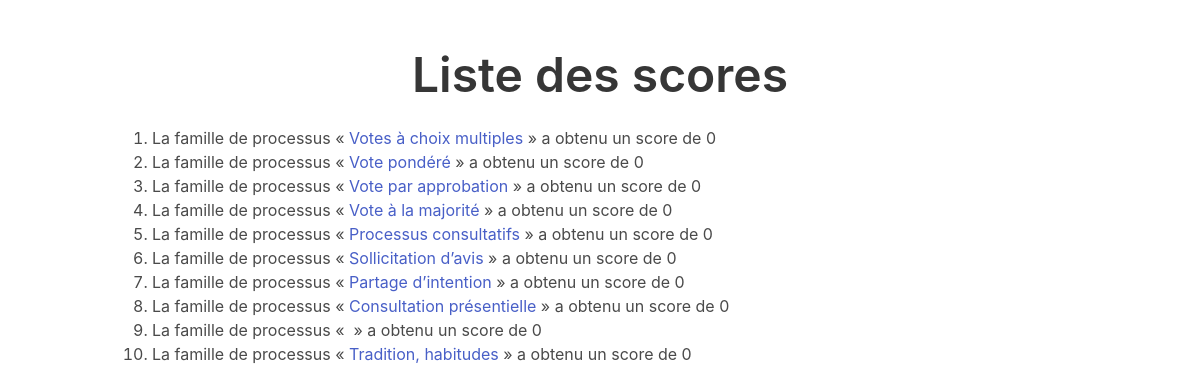
The page /recherche on the database its author committed.
### tables this page shows
CREATE TABLE familles (
    id INTEGER PRIMARY KEY AUTOINCREMENT,
    titre TEXT NOT NULL,
    description TEXT NOT NULL,
    -- textes :
    -- ce sont des textes contenant du HTML
    -- au format <ul><li>...</li></ul>
    -- car ce sont de simples listes
    avantages TEXT,
    adapte TEXT,
    inconvenients TEXT,
    points_cles TEXT,
    -- critères :
    -- ils sont au format de 14 caractères
    -- chaque caractère représente une case
    -- 0 = blanc
    -- 1 = vert pale
    -- 2 = vert foncé
    rapidite TEXT NOT NULL,
    enjeu TEXT NOT NULL,
    simplicite TEXT NOT NULL,
    taille_groupe TEXT NOT NULL,
    adhesion TEXT NOT NULL
);

### app.py (the view)
@app.route("/recherche")
def get_recherche():
    id_criteres = [i["id"] for i in criteres]
    criteres_voulus = {}
    for id_critere in id_criteres:
        if id_critere in request.args:
            criteres_voulus[id_critere] = request.args.get(id_critere)
    print(criteres_voulus)
    score_familles = {}
    for famille in retourne_toutes_les_familles():
        score = get_famille_score(famille, criteres_voulus)
        print(f"le score de la famille {famille['titre']} = {score}")
        score_familles[famille] = score
    debug_var(score_familles)
    famille_triees = []
    for famille, score in sorted(
        score_familles.items(), key=lambda x: x[1], reverse=True
    ):
        famille_triees.append((famille, score))
    return render_template(
        "recherche.html",
        famille_triees=famille_triees,
    )

### app.py (called while the page is built)
def debug_var(var):
    print("=============== DEBUG ==============")
    print(f"type(var) = {type(var)}")
    print(f"var = {var}")
    print("================ FIN ===============")

def get_db_connection():
    conn = sqlite3.connect(DATABASE_PATH)
    conn.row_factory = sqlite3.Row
    return conn

def retourne_toutes_les_familles():
    conn = get_db_connection()
    req_select = """SELECT *
    FROM familles"""
    result = conn.execute(req_select).fetchall()
    conn.close()
    return result

def get_famille_score(famille, criteres_voulus):
    def get_affinity(critere_famille, critere_voulu):
        if critere_famille[critere_voulu] == "0":
            return -1
        elif critere_famille[critere_voulu] == "1":
            return 1
        elif critere_famille[critere_voulu] == "2":
            return 3
        else:
            return -9000
    score = 0
    for critere_voulu in criteres_voulus:
        score += get_affinity(
            famille[critere_voulu], int(criteres_voulus[critere_voulu])
        )
    return score

### templates/recherche.html (shortened to what this page needs)
<!DOCTYPE html>
<html lang="fr">
  <head>
    <link rel="stylesheet" href="https://cdn.jsdelivr.net/npm/bulma@0.9.4/css/bulma.min.css">
  </head>
  <body>
  <section class="section">
    <div class="container">
      <h1 class="title is-1 text-center" id="titre">
        Liste des scores
      </h1>
      <ol>
        {% for famille in famille_triees %}
          <li>La famille de processus « <a href="famille/{{ famille[0]['id']}}">{{ famille[0]["titre"] }}</a> » a obtenu un score de {{ famille[1] }}</li>
        {% endfor %}
      </ol>
    </div>
  </section>
  </body>
</html>

### templates/recherche.html (style rules this page uses)
.text-center { text-align: center; }
ol { padding-left: 2rem; }

### rows shown on the page
familles: titre "Votes à choix multiples", famille "0"
familles: titre "Vote pondéré", famille "0"
familles: titre "Vote par approbation", famille "0"
familles: titre "Vote à la majorité", famille "0"
familles: titre "Processus consultatifs", famille "0"
familles: titre "Sollicitation d’avis", famille "0"
familles: titre "Partage d’intention", famille "0"
familles: titre "Consultation présentielle", famille "0"
familles: famille "0"
familles: titre "Tradition, habitudes", famille "0"
